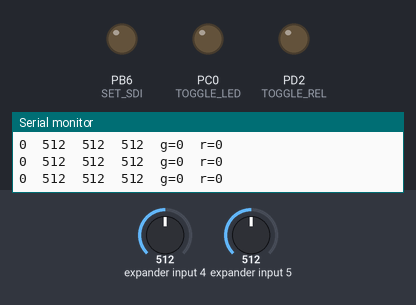
Bench run of a program on a simulated ATmega8, built with avr-gcc and emulated at 8 MHz. Shown: output pins drawn as LEDs (lit = HIGH), the last lines printed to the serial monitor. Dashed ring = blinking. The test bench sets the inputs (shaded band); at power-on: expander input 4 = 512, expander input 5 = 512. Pins used as bus, display or sensor lines are not drawn.

Above: at 1.2 s.
1.3 s: expander input 4 set to 425
2.8 s: expander input 4 set to 395
At 4.4 s:
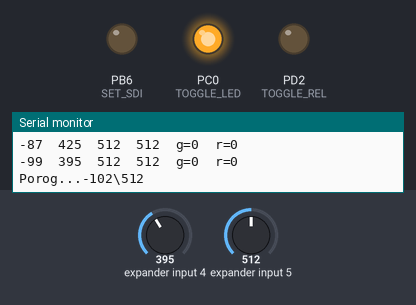
5.8 s: expander input 5 set to 993
7.3 s: expander input 5 set to 1007
10.3 s: expander input 5 set to 0
At 11.13 s:
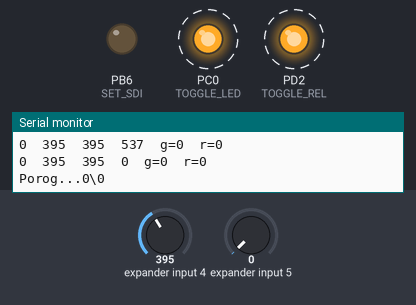
Timing chart, 0 to 15.8 s (numbered marks = the images above; inputs shaded):
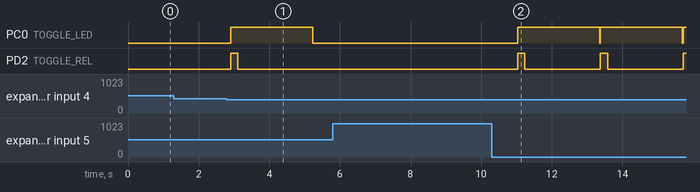

Measured:
- the behaviour switches between 413 and 412 on expander input 4 (found by bisection; images 0 and 1)
- after the input at 2.8 s, PC0 (TOGGLE_LED): LOW → HIGH after 0.11 s, → LOW 2.3 s later; PD2 (TOGGLE_REL): LOW → HIGH after 0.11 s, → LOW 0.20 s later
- after the input at 10.3 s, PC0 (TOGGLE_LED): alternates HIGH for 2.3 s and LOW for 0.02 s, starting after 0.73 s; PD2 (TOGGLE_REL): alternates HIGH for 0.20 s and LOW for 2.1 s, starting after 0.73 s

The program:

main.c
```c
#define F_CPU					8000000UL			//÷àñòîòû ðàáîòû êîíòðîëëåðà

#include <avr/io.h> //atmega8
#include <stdio.h>
#include <string.h>
#include <util/delay.h>
#include <avr/interrupt.h>
#include <stdlib.h>

#include "main.h"
#include "adc.h"
#include "uart.h"
#include "functions.h"

//ãëîáàëüíûå ïåðåìåííûå
 unsigned int zero	=0;								//íîëü äëÿ èçìåðåíèé
 uint8_t gain		=0;								//óñèëåíèå INA333
 uint8_t ref		=0;								//îïîðíîå íàïðÿæåíèå íà INA333
//ãëîáàëüíûå ïåðåìåííûå

int main(void)
{
	init_sys();										//íà÷àëüíàÿ èíèöèàëèçàöèÿ ïåðåìåííûõ è èíòåðôåéñîâ + àâòîïîñòðîéêà INA333
	int zero=0;										//íîëü äëÿ èçìåðåíèé
	unsigned long sum_porog=0;						//ïåðåìåííàÿ äëÿ ñóììèðîâàíèÿ ïîðîãîâ è äàëüíåéøåãî óñðåäíåíèÿ
	int aver_porog=0;								//ïåðåìåííàÿ äëÿ õðàíåíèÿ ñðåäíåãî çíà÷åíèÿ ïîðîãà
	uint8_t por_i=0;
	long aver_sum=0;								//ïåðåìåííàÿ äëÿ ñóììèðîâàíèÿ ìàññèâà óñðåäíåíèÿ
	int tenz_adj=0;									//ïåðåìåííàÿ äëÿ îáðàáîòêè èçìåðåííîãî çíà÷åíèÿ òåíçîðåçèñòîðà
	int tenz_real=0;								//ðåàëüíîå çíà÷åíèå ÀÖÏ
	uint8_t i_print=0;								//ïåðåìåííàÿ äëÿ âûâîäà
	char buf[30]={0};								//áóôåð äëÿ âûâîäà ñòðîêè
	int aver_ar_tenz[AVER_POROG]={0};
	zero=rezero();									//âû÷èñëåíèå "íóëÿ"
	for(int i=0;i<AVER_POROG;i++){					//íà÷àëüíîå ñóììèðîâàíèå èçìåðåíèé ïîðîãà
		sum_porog+=getadc(POROG);
	}
	aver_porog=sum_porog/AVER_POROG;				//óñðåäíåíèå ïîðîãà
	sum_porog=0;									//îáíóëåíèå ñóììû ïîðîãîâ
	for(int i=0;i<AVER_NUM;i++) aver_ar_tenz[i]=zero;//îáíóëåíå ìàññèâà

// 	while(1){										//çàãëóøêà îñíîâãîãî òåëà ïðîãðàììû
// 		sprintf(buf,"test \r\n");
// 		print_w(buf);
// 		TOGGLE_LED;
// 		_delay_ms(200);
// 	}												//çàãëóøêà îñíîâãîãî òåëà ïðîãðàììû

	while (1)										//ãëàâíûé öèêë
    {
		/*óñðåäíåíèå ïîêàçàíèé òåíçîðåçèñòîðà*/
		tenz_real=getadc(TENZ);
		for(int i=0;i<AVER_NUM-1;i++)	{
			aver_ar_tenz[i]=aver_ar_tenz[i+1];
			aver_sum+=aver_ar_tenz[i];
		}
		aver_ar_tenz[AVER_NUM-1]=tenz_real;
		aver_sum=((aver_sum+tenz_real)/AVER_NUM)-zero;
		tenz_adj=aver_sum;aver_sum=0;
		/*óñðåäíåíèå ïîêàçàíèé òåíçîðåçèñòîðà*/

		/*óñðåäíåíèå ïîðîãà*/
		sum_porog+=getadc(POROG); por_i++;			//ïðèáàâëÿåì ê ñóììå òåêóùåå ïîêàçàíèå ïîðîãà è óâåëè÷èâàåì ñ÷¸ò÷èê èçìåðåíèé
		if(por_i>=AVER_POROG) {						//åñëè ïðîèçîøëî îïðåäåë¸ííîå êîë-âî èçìåðåíèé, òî:
			aver_porog=sum_porog/AVER_POROG;		//óñðåäíÿåì ïîðîã
			sum_porog=0; por_i=0;					//îáíóëÿåì ñóììó ïîðîãîâ è ñ÷¸ò÷èê èçìåðåíèé
		}
		/*óñðåäíåíèå ïîðîãà*/

		i_print++;//i_print=0;

		if(i_print>3){ //20
			sprintf(buf, "%d\t%d\t%d\t%d\tg=%d\tr=%d\r\n",tenz_adj,tenz_real,zero, aver_porog,gain,ref);				//âûâîä óñðåäí¸íûõ çíà÷åíèé ÀÖÏ
			print_w(buf);
			i_print=0;
		}

		if((tenz_adj>=aver_porog||tenz_adj<=-100)&&POROG_ENABLE){					//&&0 íèêîãäà íå äà¸ò âûïîëíèòüñÿ äàííîìó óñëîâèþ. ïðîñòî äëÿ îòêëþ÷åíèÿ ôóíêöèè
			sprintf(buf,"Porog...%d\\%d\r\n",tenz_adj,aver_porog);
			print_w(buf);
			SET_LED; SET_REL;						//çàæå÷ü ñâåòîäèîä, àêòèâèðîâàòü âûõîä êàñàíèÿ
			_delay_ms(200);  RES_REL;				//æä¸ì âðåìÿ ñðàáàòûâàíèÿ, è ñáðàñûâàåì âûõîä êàñàíèÿ
			_delay_ms(1500); 						//æä¸ì ñåêíäó, äëÿ óñòðàíåíèÿ äåôîðìàöèè òåíçîðåçèñòîðà
			zero=rezero(); RES_LED;					//îáíóëÿåì è ñáðàñûâàåì ñâåòîäèîä
			for(int i=0;i<AVER_NUM;i++) aver_ar_tenz[i]=zero;
		}
		//TOGGLE_LED;
		_delay_ms(10);
		//_delay_ms(100);

    }
}
```

adc.h
```c
#include "main.h"

// ISR(ADC_vect) //ïðåðûâàíèå îêîí÷àíèÿ èçìåðåíèÿ ÀÖÏ
// {
// // 	if(adc_num==ADC6){
// // 		adc_num=ADC7;
// // 		adc_6=ADCL|ADCH<<8;
// // 		}else{
// // 		adc_num=ADC6;
// // 		adc_7=ADCL|ADCH<<8;
// // 	}
// // 	GET_ADC
// }

void adc_init(){
	ADCSRA|=(1<<ADEN)|(0<<ADIE)|(1<<ADPS2)|(1<<ADPS1)|(1<<ADPS0);	//ðàçðåøåíèå èñïîëüçîâàíèÿ ÀÖÏ è ÷àñòîòà èçìåðåíèÿ 128êÃö
	ADMUX|=(1<<REFS0);												//ÈÎÍ AVCC
}

unsigned int getadc(uint8_t adc_num){								//ôóíêöèÿ íà÷èíàåò ïðåîáðàçîâàíèå äëÿ êàíàëà ÀÖÏ è âîçâðàùàåò ðåçóëüòàò
	ADMUX=adc_num;													//çàäà¸ì êàíàë èçìåðåíèÿ
	ADCSRA |= (1<<ADSC);											//íà÷èíàåì ïðåîáðàçîâàíèå
	while((ADCSRA & (1<<ADSC)));									//îæèäàíèå îêîí÷àíèÿ ïðåîáðàçîâàíèÿ
	return ADCL|ADCH<<8;											//âîçâðàò ïðåîáðàçîâàíèÿ îò ÀÖÏ
}
```

functions.h
```c
#include "main.h"

unsigned int rezero(){								//âûñòàâëåíèå/ïåðåñ÷¸ò íóëÿ
	char buf[20];									//áóôåð äëÿ âûâîäà ñîîáùåíèÿ
	unsigned long sum_zero=0;						//ïåðåìåííàÿ äëÿ ñóììèðîâàíèÿ
	for(int i=0;i<IZM_NUM;i++){
		sum_zero+=getadc(TENZ);
		_delay_ms(10);
	}
	sum_zero/=IZM_NUM;
	sprintf(buf,"Zero=%ld\r\n",sum_zero);
	print_w(buf);
	return (int)sum_zero;
}

void set_rez(uint8_t res_om, uint8_t num)			//óñòàíîâêà çíà÷åíèÿ ñîïðàòèâëåíèÿ ïîòàíöèîìåòðà. 0 - gain, 1 - ref
{
	RES_CLK;
	if(num==REF_NUM) RES_CS_ref; else RES_CS_gain;	//âêëþ÷àåì SPI øèíó ïîòàíöåîìåòðà
	for(int ii=0;ii<8;ii++){						//öèêë äëÿ ðàçëîæåíèÿ áèòà ñî çíà÷åíèåì ñîïðàòèâëåíèÿ
		SET_CLK;									//óñòàíîâêà â åäèíèöó ïèíà òàêòèðîâàíèÿ ïîòàíöèîìåòðà
		if(res_om&(128>>ii)) SET_SDI; else RES_SDI;	//ñêàíèðîâàíèå áàéòà íà÷èíàÿ ñî ñòàðøåãî áèòà. Åñëè áèò ðàâåí åäèíèöå, òî âûñòàâëÿåì SDI â åäèíèöó, èíà÷å ñáðàñûâàåì
		RES_CLK;									//ñáðîñ ïèíà òàêòèðîâàíèÿ ïîòàíöèîìåòðà
	}
	SET_CLK;										//îñòàíàâëèâàåì SPI øèíó ïîòàíöåîìåòðà
	if(num==REF_NUM) SET_CS_ref; else SET_CS_gain;	//âêëþ÷àåì SPI øèíó ïîòàíöåîìåòðà
}

void auto_tuning()									//àâòîìàòè÷åñêàÿ ïîäñòðîéêà óñèëåíèÿ è îïîðíîãî íàïðÿæåíèÿ äëÿ INA333
{
	unsigned int tenz_real=0;						//ïåðåìåííàÿ äëÿ ñ÷èòûâàíèÿ â íå¸ ÀÖÏ
	set_rez(0,0);									//èíèöèàëèçàöèÿ óñèëåíèÿ (0)
	set_rez(0,1);									//èíèöèàëèçàöèÿ îïîðíîãî íàïðÿæåíèÿ (0)
	for (uint8_t g=0;g<240;g+=25){					//öèêë àâòîìàòè÷åñêîé ïîäñòðîéêè óñèëåíèÿ INA333
		set_rez(g,0);								//ïîñûëàåì òåêóùóþ íàñòðîéêó óñèëåíèÿ â ïîòåíöèîìåòð
		for(uint8_t r=0;r<255;r++){					//öèêë äëÿ àâòîìàòè÷åñêîé ïîäñòðîéêè îïîðíîãî íàïðÿæåíèÿ äëÿ INA333
			set_rez(r,1);							//ïîñûëàåì òåêóùóþ íàñòðîéêó îïîðíîãî íàïðÿæåíèÿ â ïîòåíöèîìåòð
			tenz_real=getadc(TENZ);					//÷òåíèå çíà÷åíèÿ ÀÖÏ òåíçîðåçèñòîðà
			if(tenz_real>MIN_ADC && tenz_real<MAX_ADC){//åñëè äàííûå çíà÷åíèÿ ïîäñòðîéêè ïîäõîäÿò, òî âûëåòàåì èç öèêëà
				ref=r;
				break;
			}
			TOGGLE_LED;								//ìèãàåì ñâåòîäèîäîì âî âðåìÿ ïîäñòðîéêè
		}
		if(tenz_real>MIN_ADC && tenz_real<MAX_ADC){	//åñëè äàííûå çíà÷åíèÿ ïîäñòðîéêè ïîäõîäÿò, òî âûëåòàåì èç öèêëà
				gain=g;
				break;
			}
		}
}

void init_sys(){									//íà÷àëüíàÿ èíèöèàëèçàöèÿ
	/*èíèöèàëèçàöèÿ ïîðòîâ*/
	DDRC=(1<<0);									//0 - Led íà âûõîä
	DDRD=(1<<2)|(1<<5)|(1<<6);						//2 - Rel, 5 - CS_ref, 6 - CS_gain íà âûõîä
	DDRB=(1<<6)|(1<<7);								//6 - SDI, 7 - SCK íà âûõîä
	/*èíèöèàëèçàöèÿ ïîðòîâ*/
	adc_init();										//èíèöèàëèçàöèÿ ADC
	init_UART();									//èíèöèàëèçàöèÿ UART
	auto_tuning();									//àâòîìàòè÷åñêàÿ ïîäñòðîéêà INA333
	print_w("Start...\r\n");						//ñîîáùåíèå îá óñïåøíîì ñòàðòå êîíòðîëëåðà
	_delay_ms(200);									//çàäåðæêà äëÿ çàâåðøåíèÿ ïåðâîãî èçìåðåíèÿ äëÿ äâóõ êàíàëîâ
	/*íà÷àëüíûé ïîäñ÷¸ò ñðåäíåãî çíà÷åíèÿ ïîðîãà*/

	/*íà÷àëüíûé ïîäñ÷¸ò ñðåäíåãî çíà÷åíèÿ ïîðîãà*/
}
```

main.h
```c
#ifndef MAIN
#define MAIN
#define TOGGLE_LED				PORTC^=(1<<0)			//ìèãàíèå ñâåòîäèîäà
#define TOGGLE_REL				PORTD^=(1<<2)			//ìèãàíèå ðåëå
#define SET_LED					PORTC|=(1<<0)			//âêëþ÷åíèå ñâåòîäèîäà
#define RES_LED					PORTC&=~(1<<0)			//îòêëþ÷åíèå ñâåòîäèîäà
#define SET_REL					PORTD|=(1<<2)			//âêëþ÷åíèå ðåëå
#define RES_REL					PORTD&=~(1<<2)			//îòêëþ÷åíèå ðåëå
//#define GET_ADC					ADMUX=adc_num; ADCSRA|=(1<<ADSC);	//çàïðîñ íà ïðåîáðàçîâàíèå ÀÖÏ
#define TENZ					6
#define POROG					7

#define IZM_NUM					60						//êîë-âî èçìåðåíèé ïðè îáíóëåíèè (ìàêñèìóì 60)
#define SENS					10						//÷óâñòâèòåëüíîñòü èçìåðåíèé ïðè êîìïåíñàöèè íóëÿ
#define AVER_NUM				10						//êîë-âî èçìåðåíèé äëÿ óñðåäíåíèÿ ïîêàçàíèé òåíçîðåçèñòîðà
#define AVER_POROG				30						//êîë-âî èçìåðåíèé äëÿ óñðåäíåíèÿ ïîðîãà

#define POROG_ENABLE			1						//ðàçðåøèòü èëè çàïðåòèòü ñðàáàòûâàíèå ïîðîãà

#define GAIN_NUM				0						//íîìåð ïîòåíöèîìåòðà äëÿ óñèëåíèÿ INA333
#define REF_NUM					1						//íîìåð ïîòåíöèîìåòðà äëÿ îïîðíîãî íàïðÿæåíèÿ INA333

/*óïðàâëåíèå ïèíàìè SPI øèíû ïîòåíöåîìåòðà*/
#define SET_SDI 				PORTB|=(1<<6)
#define SET_CLK					PORTB|=(1<<7)
#define SET_CS_ref				PORTD|=(1<<5)
#define SET_CS_gain				PORTD|=(1<<6)

#define RES_SDI					PORTB&=~(1<<6)
#define RES_CLK					PORTB&=~(1<<7)
#define RES_CS_ref				PORTD&=~(1<<5)
#define RES_CS_gain				PORTD&=~(1<<6)
/*óïðàâëåíèå ïèíàìè SPI øèíû ïîòåíöåîìåòðà*/

#define MIN_ADC					200						//ìèíèìàëüíîå çíà÷åíèå ãèñòåðåçèñà ïðè àòîïîäñòðîéêå INA333
#define MAX_ADC					900						//ìàêñèìàëüíîå çíà÷åíèå ãèñòåðåçèñà ïðè àòîïîäñòðîéêå INA333
#endif
extern uint8_t ref;
extern uint8_t gain;
```

uart.h
```c
void init_UART()												//Èíèöèàëèçàöèÿ UARTa
{
	#define BAUDRATE 9600
	UBRRH = ((unsigned)(F_CPU / (16.0 * BAUDRATE) - 1) >> 8) & 0x0F;
	UBRRL = ((unsigned)(F_CPU / (16.0 * BAUDRATE) - 1) >> 0) & 0xFF;
	UCSRB = 0<<RXEN|1<<TXEN|0<<RXCIE|0<<TXCIE;					//ðàçðåøåíèå ïðè¸ìà è ïåðåäà÷è. Ðàçðåøåíèå ïðåðûâàíèÿ ïî ïðè¸ìó áàéòà
	UCSRC = 1<<URSEL|1<<UCSZ0|1<<UCSZ1|0<<UCSZ2|0<<UPM0|0<<UPM1|0<<USBS;
	//sei();
}

void print_byte(unsigned char c)								//Îòïðàâêà áàéòà. Ñ îæèäàíèåì
{
	while(!(UCSRA&(1<<UDRE))){}									//Óñòàíàâëèâàåòñÿ, êîãäà ðåãèñòð ñâîáîäåí
	UDR = c;
}

void print_w(char *s)											//Îòïðàâêà ñòðîêè. Ñ îæèäàíèåì
{
	while(*s!=0) print_byte(*s++);
}
```
